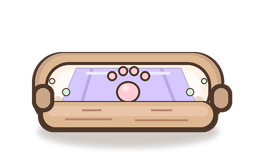
#> input picture scratch/delivery_container_sprite.png, 256 x 160 px
$ python -i generate_dough.py   (imports and definitions only)
#> lines starting #> are read from the running program, lines starting #| are printed output that depends on the picture
#> further down, picture is the input picture: PIL image 256x160 RGBA; mean R, G, B, A 74.3, 63.2, 59.4, 95.9
import os
import time
import requests
from PIL import Image, ImageDraw

HF_TOKEN = "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"
MODEL_URL = "https://api-inference.huggingface.co/models/black-forest-labs/FLUX.1-schnell"

prompts = {
    "dough_classic": "A single clean, unbaked cookie dough ball, classic vanilla flavor, made of a soft warm pastel cream-beige color. The dough ball has a round, slightly irregular organic shape, representing raw cookie dough. Flat 2D vector style, clean medium-thick dark brown outlines (#4e3629), soft desaturated pastel tones, minimal cel-shading. Chibi cartoon/kawaii style, plain solid white background. No frames, no borders, no text.",
    "dough_chocolate": "A single clean, unbaked cookie dough ball, chocolate flavor, made of a soft warm desaturated dark cocoa brown color. The dough ball has a round, slightly irregular organic shape, representing raw chocolate cookie dough. Flat 2D vector style, clean medium-thick dark brown outlines (#4e3629), soft desaturated pastel tones, minimal cel-shading. Chibi cartoon/kawaii style, plain solid white background. No frames, no borders, no text.",
    "dough_oat": "A single clean, unbaked cookie dough ball, oat flavor, made of a soft warm toasted light-tan brown color with very subtle oat texture flecks. The dough ball has a round, slightly irregular organic shape, representing raw oat cookie dough. Flat 2D vector style, clean medium-thick dark brown outlines (#4e3629), soft desaturated pastel tones, minimal cel-shading. Chibi cartoon/kawaii style, plain solid white background. No frames, no borders, no text."
}

brain_dir = r"C:\Users\Jonatan Agustín\.gemini\antigravity\brain\ab05ab45-a515-4bb6-bd98-976a4c3a6829"

# [45 lines left out: functions download_image_with_retry, remove_bg_flood, not called in this run]

def crop_and_resize(img, target_size=256):
#> called with target_size = 256
    img = img.convert('RGBA')
    alpha = img.split()[3]
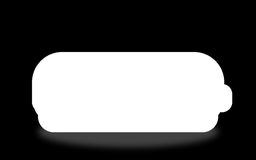
#> alpha: PIL image 256x160 L; min 0, max 255, mean 95.9
    bbox = alpha.getbbox()
#> bbox = (29, 49, 235, 154)
    if not bbox:
        return img

    margin = int(max(bbox[2]-bbox[0], bbox[3]-bbox[1]) * 0.03)
#> margin = 6
    padded = (
        max(0, bbox[0] - margin),
        max(0, bbox[1] - margin),
        min(img.width, bbox[2] + margin),
        min(img.height, bbox[3] + margin),
    )
#> padded = (23, 43, 241, 160)
    cropped = img.crop(padded)
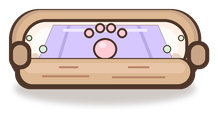
#> cropped: PIL image 218x117 RGBA; mean R, G, B, A 119.3, 101.5, 95.4, 154.1; transparent parts drawn white
    side = max(cropped.size)
#> side = 218
    square = Image.new('RGBA', (side, side), (0, 0, 0, 0))
#> square: PIL image 218x218 RGBA; every value is 0
    square.paste(cropped, ((side - cropped.width) // 2, (side - cropped.height) // 2))
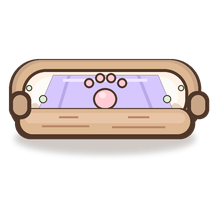
#> square: PIL image 218x218 RGBA; mean R, G, B, A 64, 54.5, 51.2, 82.7; transparent parts drawn white
    final = square.resize((target_size, target_size), Image.Resampling.LANCZOS)
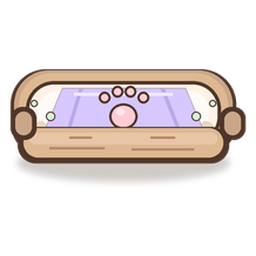
#> final: PIL image 256x256 RGBA; mean R, G, B, A 64, 54.4, 51.2, 82.6; transparent parts drawn white
    return final

# [30 lines left out: function main, not called in this run]

# [2 lines not run here, left out]

>>> from PIL import Image
>>> picture = Image.open('delivery_container_sprite.png')
>>> result = crop_and_resize(picture)
